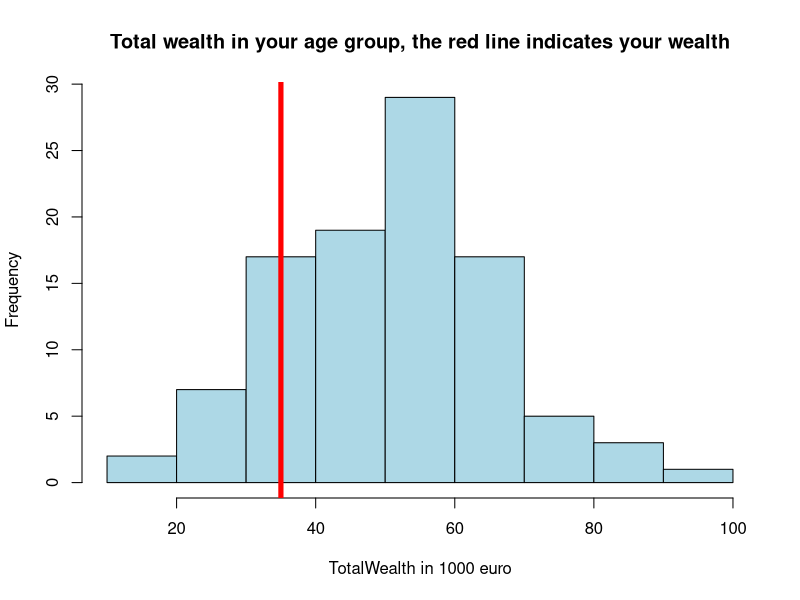

Write R code to recreate this figure.
## ---- chunk 1
plotdata <- data.frame(TotalWealth = rnorm(n=100, sd = 20000, mean = 48000))
hist(plotdata$TotalWealth/1000, xlab = "TotalWealth in 1000 euro", col='lightblue',
                 main='Total wealth in your age group, the red line indicates your wealth') 
abline(v = 35000/1000, col="red", lwd = 5)
